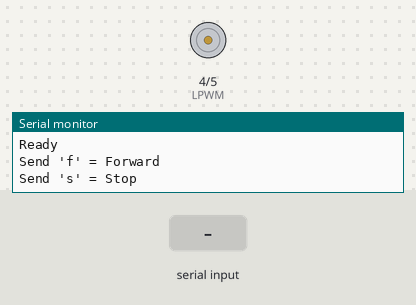
A sketch run on a simulated Arduino Uno, built with avr-gcc and run on an emulated ATmega328P. Parts: motor-driver pin pairs drawn as motors (green arrow = first pin HIGH = forward, orange = second pin HIGH = backward, longer = more drive, scaled by the enable pin), the last lines printed to the serial monitor. The inputs (shaded band) are chosen by the test bench.

Above: at 1.2 s.
1.3 s: "f" received over Serial
At 2.1 s:
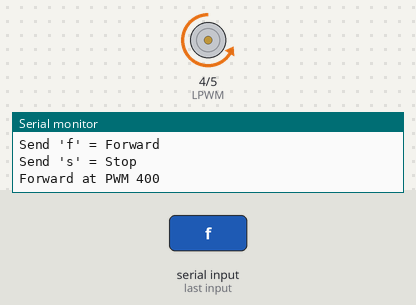
2.8 s: "s" received over Serial
At 3.2 s:
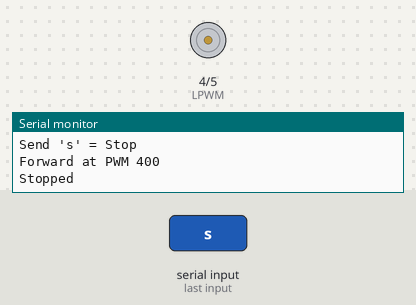
Timing chart, 0 to 5.8 s (numbered marks = the images above; inputs shaded):
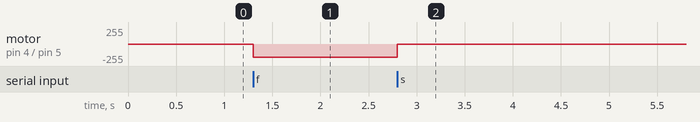

The sketch:

Motor_Test.ino
```cpp
// BTS7960 Forward & Stop (Constant PWM = 400)

#define RPWM 5    // GPIO5
#define LPWM 4    // GPIO4
#define REN  0    // GPIO0
#define LEN  2    // GPIO2

int speedValue = 200; // Constant PWM speed

void setup() {

  Serial.begin(9600);

  pinMode(RPWM, OUTPUT);
  pinMode(LPWM, OUTPUT);
  pinMode(REN, OUTPUT);
  pinMode(LEN, OUTPUT);

  // Enable BTS7960
  digitalWrite(REN, HIGH);
  digitalWrite(LEN, HIGH);

  stopMotor();

  Serial.println("Ready");
  Serial.println("Send 'f' = Forward");
  Serial.println("Send 's' = Stop");
}

void loop() {

  if (Serial.available()) {

    char cmd = Serial.read();

    if (cmd == 'f') {
      forwardMotor();
    }

    else if (cmd == 's') {
      stopMotor();
    }
  }
}

void forwardMotor() {

  analogWrite(RPWM, speedValue); // Forward PWM
  analogWrite(LPWM, 0);

  Serial.println("Forward at PWM 400");
}

void stopMotor() {

  analogWrite(RPWM, 0);
  analogWrite(LPWM, 0);

  Serial.println("Stopped");
}
```

Measured:
- after the input at 1.3 s, motor on pin 4 (LPWM) / pin 5 (RPWM): stopped → backward 200/255 at once
- after the input at 2.8 s, motor on pin 4 (LPWM) / pin 5 (RPWM): backward 200/255 → stopped at once
